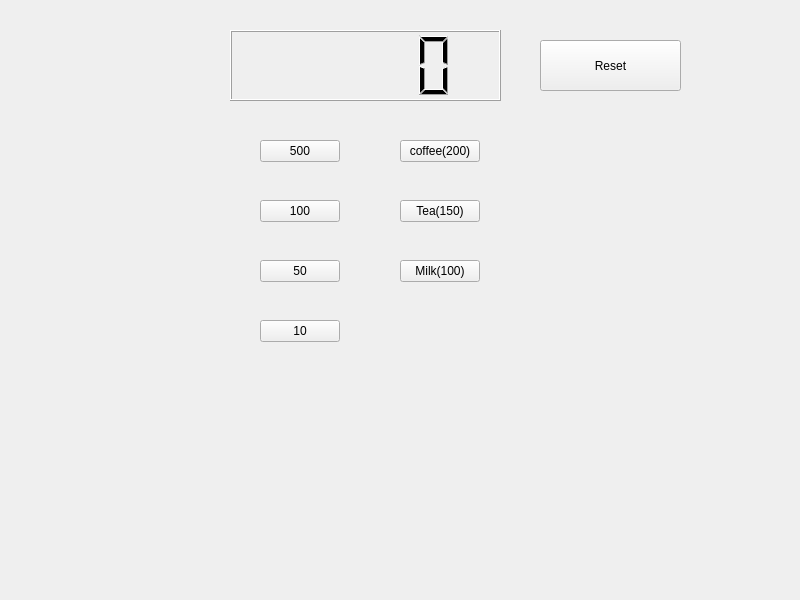
<?xml version="1.0" encoding="UTF-8"?>
<ui version="4.0">
 <class>Widget</class>
 <widget class="QWidget" name="Widget">
  <property name="geometry">
   <rect>
    <x>0</x>
    <y>0</y>
    <width>800</width>
    <height>600</height>
   </rect>
  </property>
  <property name="windowTitle">
   <string>Widget</string>
  </property>
  <widget class="QPushButton" name="pnCoin500">
   <property name="geometry">
    <rect>
     <x>260</x>
     <y>140</y>
     <width>80</width>
     <height>22</height>
    </rect>
   </property>
   <property name="text">
    <string>500</string>
   </property>
  </widget>
  <widget class="QPushButton" name="pbCoin100">
   <property name="geometry">
    <rect>
     <x>260</x>
     <y>200</y>
     <width>80</width>
     <height>22</height>
    </rect>
   </property>
   <property name="text">
    <string>100</string>
   </property>
  </widget>
  <widget class="QPushButton" name="pbCoin50">
   <property name="geometry">
    <rect>
     <x>260</x>
     <y>260</y>
     <width>80</width>
     <height>22</height>
    </rect>
   </property>
   <property name="text">
    <string>50</string>
   </property>
  </widget>
  <widget class="QPushButton" name="pbCoin10">
   <property name="geometry">
    <rect>
     <x>260</x>
     <y>320</y>
     <width>80</width>
     <height>22</height>
    </rect>
   </property>
   <property name="text">
    <string>10</string>
   </property>
  </widget>
  <widget class="QPushButton" name="pbCoffee">
   <property name="geometry">
    <rect>
     <x>400</x>
     <y>140</y>
     <width>80</width>
     <height>22</height>
    </rect>
   </property>
   <property name="text">
    <string>coffee(200)</string>
   </property>
  </widget>
  <widget class="QPushButton" name="pbTea">
   <property name="geometry">
    <rect>
     <x>400</x>
     <y>200</y>
     <width>80</width>
     <height>22</height>
    </rect>
   </property>
   <property name="text">
    <string>Tea(150)</string>
   </property>
  </widget>
  <widget class="QPushButton" name="pbMilk">
   <property name="geometry">
    <rect>
     <x>400</x>
     <y>260</y>
     <width>80</width>
     <height>22</height>
    </rect>
   </property>
   <property name="text">
    <string>Milk(100)</string>
   </property>
  </widget>
  <widget class="QLCDNumber" name="lcdNumber">
   <property name="geometry">
    <rect>
     <x>230</x>
     <y>30</y>
     <width>271</width>
     <height>71</height>
    </rect>
   </property>
  </widget>
  <widget class="QPushButton" name="pbReset">
   <property name="geometry">
    <rect>
     <x>540</x>
     <y>40</y>
     <width>141</width>
     <height>51</height>
    </rect>
   </property>
   <property name="text">
    <string>Reset</string>
   </property>
  </widget>
 </widget>
 <resources/>
 <connections/>
</ui>
